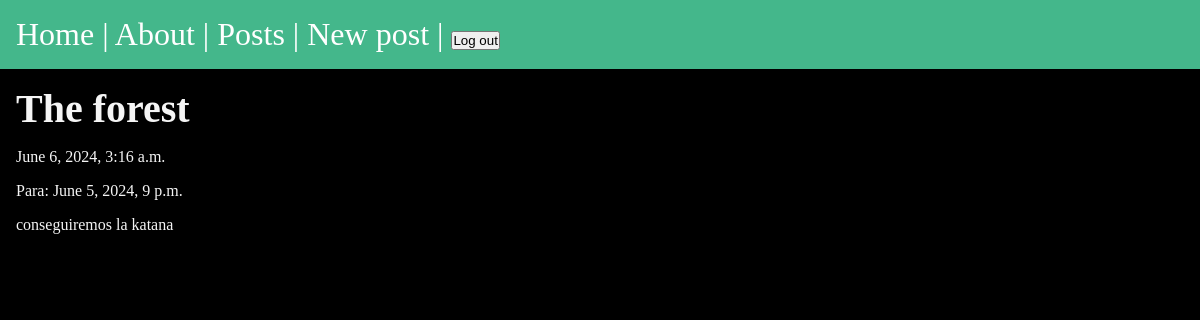
The page /posts/The-forest (signed in) on the database its author committed.
### posts/models.py (models this page shows, shortened)
class Post(models.Model):
    title = models.CharField(max_length=75)
    body = models.TextField()
    slug = models.SlugField()
    date = models.DateTimeField(auto_now_add=True)
    due_date = models.DateTimeField()
    author = models.ForeignKey(User, on_delete=models.CASCADE, default=None)

### posts/views.py (the view)
# urls.py: path('<slug:slug>', views.post_page, name='page'),
@login_required(login_url='/users/login/')
def post_page(request, slug):
    post = Post.objects.get(slug=slug)
    return render(request, 'posts/post_page.html', {'post': post})

### posts/templates/posts/post_page.html (shortened to what this page needs)
{% extends "layout.html" %}
{% block content %}
    <section>
        <h1>{{ post.title }}</h1>
        <p>{{ post.date }}</p>
        <p>Para: {{ post.due_date }}</p>
        <p>{{ post.body }}</p>
    </section>
{% endblock %}

### assets/css/style.css (style rules this page uses)
* { margin: 0; padding: 0; box-sizing: border-box; }
body { min-height: 100vh; background-color: black; color: whitesmoke; font-size: 3rem; }
section { display: flex; flex-flow: column; gap: 1rem; }
h1, h2 { font-size: 2.5rem; }
p { font-size: 1rem; }

### rows shown on the page
Post: title "The forest", date "June 6, 2024, 3:16 a.m.", due_date "June 5, 2024, 9 p.m.", body "conseguiremos la katana"
